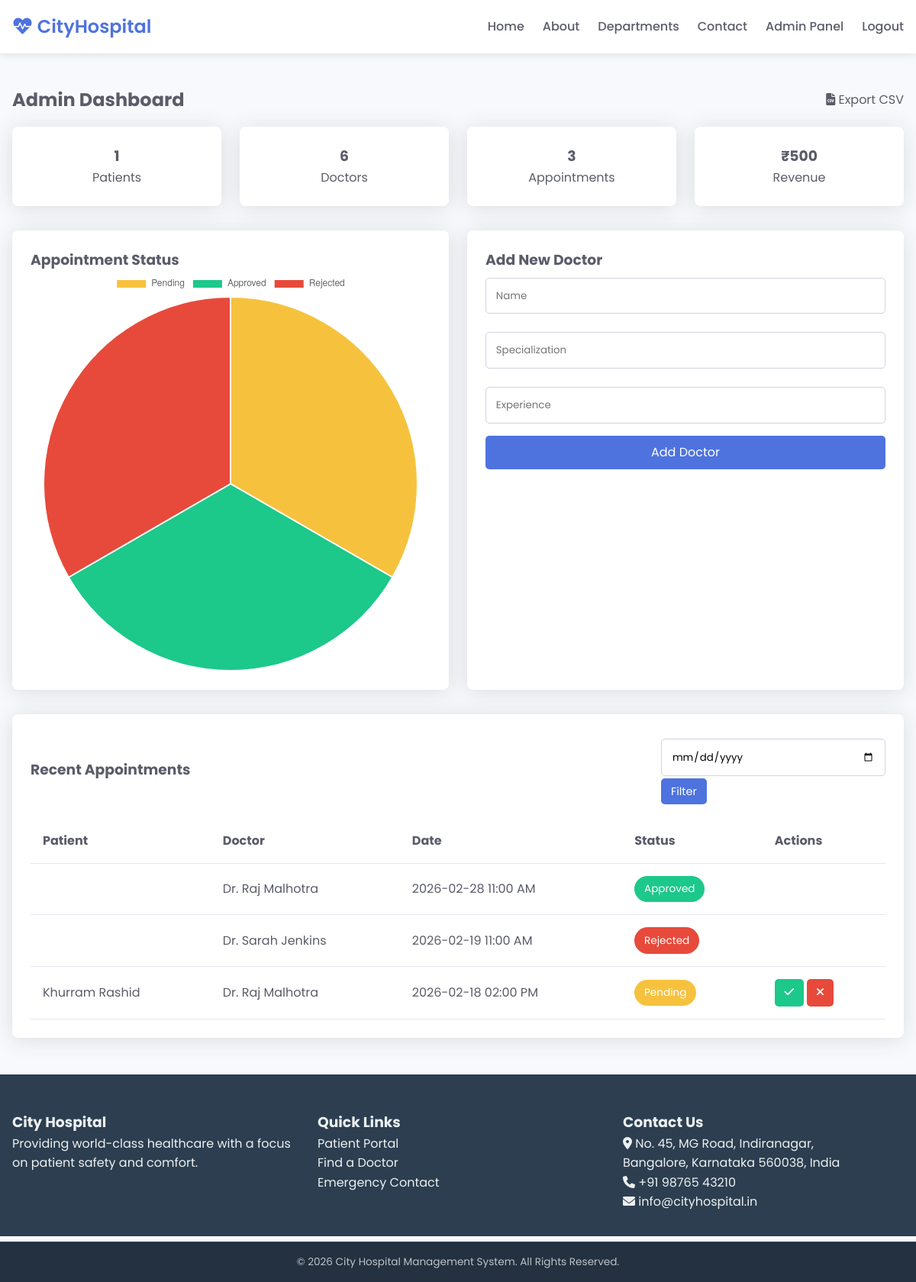
The page /admin (signed in) on the database its author committed.
### models.py (models this page shows)
class Appointment(db.Model):
    id = db.Column(db.Integer, primary_key=True)
    patient_id = db.Column(db.Integer, db.ForeignKey('user.id'), nullable=False)
    doctor_id = db.Column(db.Integer, db.ForeignKey('doctor.id'), nullable=False)
    date = db.Column(db.String(20), nullable=False)
    time = db.Column(db.String(20), nullable=False)
    symptoms = db.Column(db.Text)
    mode = db.Column(db.String(20))  # Online / Offline
    meet_link = db.Column(db.String(255))
    status = db.Column(db.String(20), default="Pending")
    created_at = db.Column(db.DateTime, default=datetime.utcnow)
    patient = db.relationship('User', backref='appointments')

class Doctor(db.Model):
    id = db.Column(db.Integer, primary_key=True)
    name = db.Column(db.String(100), nullable=False)
    specialization = db.Column(db.String(100), nullable=False)
    experience = db.Column(db.Integer, default=1)
    image_url = db.Column(db.String(300), default="https://img.freepik.com/free-vector/doctor-character-background_1270-84.jpg")
    appointments = db.relationship('Appointment', backref='doctor', lazy=True)

class User(db.Model):
    id = db.Column(db.Integer, primary_key=True)
    name = db.Column(db.String(100), nullable=False)
    email = db.Column(db.String(120), unique=True, nullable=False)
    password = db.Column(db.String(200), nullable=False)
    role = db.Column(db.String(20), default="patient")  # patient, admin
    phone = db.Column(db.String(20))

### app.py (the view)
@app.route('/admin')
def admin():
    if session.get('role') != 'admin': return redirect('/login')
    filter_date = request.args.get('date')
    query = Appointment.query
    if filter_date: query = query.filter_by(date=filter_date)
    appointments = query.order_by(Appointment.date.desc()).all()
    stats = {
        'total_patients': User.query.filter_by(role='patient').count(),
        'total_doctors': Doctor.query.count(),
        'total_appts': Appointment.query.count(),
        'revenue': Appointment.query.filter_by(status='Approved').count() * 500
    }
    status_counts = {
        'Pending': Appointment.query.filter_by(status='Pending').count(),
        'Approved': Appointment.query.filter_by(status='Approved').count(),
        'Rejected': Appointment.query.filter_by(status='Rejected').count()
    }
    return render_template('admin.html', appointments=appointments, stats=stats, status_counts=status_counts)

### templates/admin.html
{% extends 'base.html' %}
{% block content %}
<div class="container mt-2 mb-2">
    <div class="flex-between mb-1">
        <h2>Admin Dashboard</h2>
        <a href="/export"><i class="fas fa-file-csv"></i> Export CSV</a>
    </div>
    <div class="grid-4 mb-2">
        <div class="card text-center"><h3>{{ stats.total_patients }}</h3><p>Patients</p></div>
        <div class="card text-center"><h3>{{ stats.total_doctors }}</h3><p>Doctors</p></div>
        <div class="card text-center"><h3>{{ stats.total_appts }}</h3><p>Appointments</p></div>
        <div class="card text-center"><h3>₹{{ stats.revenue }}</h3><p>Revenue</p></div>
    </div>
    <div class="grid-2 mb-2">
        <div class="card">
            <h3>Appointment Status</h3>
            <canvas id="statusChart"></canvas>
        </div>
        <div class="card">
            <h3>Add New Doctor</h3>
            <form action="/doctor/add" method="POST">
                <input type="text" name="name" placeholder="Name" class="mb-1" style="width:100%" required>
                <input type="text" name="spec" placeholder="Specialization" class="mb-1" style="width:100%" required>
                <input type="number" name="exp" placeholder="Experience" class="mb-1" style="width:100%" required>
                <button class="btn btn-block">Add Doctor</button>
            </form>
        </div>
    </div>
    <div class="card mb-2">
        <div class="flex-between">
            <h3>Recent Appointments</h3>
            <form action="/admin" method="GET" class="flex-gap">
                <input type="date" name="date" class="p-05">
                <button class="btn btn-sm">Filter</button>
                <a href="/admin" class="btn btn-sm btn-outline">Reset</a>
            </form>
        </div>
        <table class="table mt-1">
            <thead>
                <tr>
                    <th>Patient</th>
                    <th>Doctor</th>
                    <th>Date</th>
                    <th>Status</th>
                    <th>Actions</th>
                </tr>
            </thead>
            <tbody>
                {% for appt in appointments %}
                <tr>
                    <td>{{ appt.patient.name }}</td>
                    <td>{{ appt.doctor.name }}</td>
                    <td>{{ appt.date }} {{ appt.time }}</td>
                    <td><span class="badge badge-{{ appt.status.lower() }}">{{ appt.status }}</span></td>
                    <td>
                        {% if appt.status == 'Pending' %}
                        <a href="/appointment/approve/{{ appt.id }}" class="btn btn-sm btn-success"><i class="fas fa-check"></i></a>
                        <a href="/appointment/reject/{{ appt.id }}" class="btn btn-sm btn-danger"><i class="fas fa-times"></i></a>
                        {% endif %}
                    </td>
                </tr>
                {% endfor %}
            </tbody>
        </table>
    </div>
</div>
<script>
const ctx = document.getElementById('statusChart').getContext('2d');
new Chart(ctx, {
    type: 'pie',
    data: {
        labels: ['Pending', 'Approved', 'Rejected'],
        datasets: [{
            data: [{{ status_counts.Pending }}, {{ status_counts.Approved }}, {{ status_counts.Rejected }}],
            backgroundColor: ['#f6c23e', '#1cc88a', '#e74a3b']
        }]
    }
});
</script>
{% endblock %}

### templates/base.html (shortened to what this page needs)
<!DOCTYPE html>
<html lang="en">
<head>
    <link rel="stylesheet" href="https://cdnjs.cloudflare.com/ajax/libs/font-awesome/6.0.0/css/all.min.css">
    <link rel="stylesheet" href="{{ url_for('static', filename='css/style.css') }}">
</head>
<body>
<nav class="navbar">
    <div class="container nav-container">
        <a href="/" class="brand"><i class="fas fa-heartbeat"></i> City<span>Hospital</span></a>
        <ul class="nav-links">
    <li><a href="/">Home</a></li>
    <li><a href="/#about">About</a></li>
    <li><a href="/#departments">Departments</a></li>
    <li><a href="/#contact">Contact</a></li>
    {% if session.get('user_id') %}
        {% if session.get('role') == 'admin' %}
            <li><a href="/admin" >Admin Panel</a></li>
        {% else %}
            <li><a href="/dashboard">Dashboard</a></li>
        {% endif %}
        <li><a href="/logout">Logout</a></li>
    {% else %}
        <li><a href="/login">Login</a></li>
        <li><a href="/register">Register</a></li>
    {% endif %}
</ul>
    </div>
</nav>
{% block content %}{% endblock %}
<footer class="footer">
    <div class="container footer-grid">
        <div>
            <h3>City Hospital</h3>
            <p>Providing world-class healthcare with a focus on patient safety and comfort.</p>
        </div>
        <div>
            <h3>Quick Links</h3>
            <ul>
                <li><a href="/login">Patient Portal</a></li>
                <li><a href="/#doctors">Find a Doctor</a></li>
                <li><a href="/#contact">Emergency Contact</a></li>
            </ul>
        </div>
        <div>
            <h3>Contact Us</h3>
            <p><i class="fas fa-map-marker-alt"></i> No. 45, MG Road, Indiranagar,<br> Bangalore, Karnataka 560038, India</p>
            <p><i class="fas fa-phone"></i> +91 98765 43210</p>
            <p><i class="fas fa-envelope"></i> info@cityhospital.in</p>
        </div>
    </div>
    <div class="footer-bottom">
        <p>© 2026 City Hospital Management System. All Rights Reserved.</p>
    </div>
</footer>
</body>
</html>

### static/css/style.css (style rules this page uses)
:root { --primary: #4e73df; --secondary: #858796; --success: #1cc88a; --danger: #e74a3b; --warning: #f6c23e; --light: #f8f9fc; --dark: #5a5c69; --white: #ffffff; --shadow: 0 0.15rem 1.75rem 0 rgba(58, 59, 69, 0.15); }
* { box-sizing: border-box; margin: 0; padding: 0; font-family: 'Poppins', sans-serif; }
ul { list-style: none; }
a { text-decoration: none; color: inherit; }
body { background: var(--light); color: var(--dark); line-height: 1.6; padding-top: 80px; padding-bottom: 60px; min-height: 100vh; }
.container { max-width: 1200px; margin: 0 auto; padding: 0 1rem; }
.card { background: var(--white); border-radius: 8px; padding: 1.5rem; box-shadow: var(--shadow); }
.text-center { text-align: center; }
.mt-1 { margin-top: 1rem; }
.mt-2 { margin-top: 2rem; }
.mb-1 { margin-bottom: 1rem; }
.mb-2 { margin-bottom: 2rem; }
.flex-between { display: flex; justify-content: space-between; align-items: center; }
.grid-2 { display: grid; grid-template-columns: 1fr 1fr; gap: 1.5rem; }
.grid-4 { display: grid; grid-template-columns: repeat(4, 1fr); gap: 1.5rem; }
.navbar { background: var(--white); padding: 1rem 0; box-shadow: 0 2px 10px rgba(0,0,0,0.1); position: fixed; top: 0; left: 0; width: 100%; z-index: 1000; }
.nav-container { display: flex; justify-content: space-between; align-items: center; }
.brand { font-size: 1.5rem; font-weight: 600; color: var(--primary); }
.nav-links { display: flex; gap: 1.5rem; }
.nav-links a { font-weight: 500; color: var(--dark); transition: 0.3s; }
.btn { display: inline-block; padding: 0.6rem 1.2rem; background: var(--primary); color: var(--white); border: none; border-radius: 5px; cursor: pointer; transition: 0.3s; font-size: 1rem; }
.btn-outline { background: transparent; border: 2px solid var(--white); color: var(--white); }
.btn-sm { padding: 0.4rem 0.8rem; font-size: 0.9rem; }
.btn-danger { background: var(--danger); }
.btn-success { background: var(--success); }
.btn-block { display: block; width: 100%; }
input, select, textarea { width: 100%; padding: 0.8rem; border: 1px solid #d1d3e2; border-radius: 5px; margin-top: 0.5rem; }
.table { width: 100%; border-collapse: collapse; margin-top: 1rem; }
.table th, .table td { padding: 1rem; border-bottom: 1px solid #e3e6f0; text-align: left; }
.badge { padding: 0.4rem 0.8rem; border-radius: 20px; font-size: 0.85rem; color: white; display: inline-block; }
.badge-pending { background: var(--warning); }
.badge-approved { background: var(--success); }
.badge-rejected { background: var(--danger); }
.footer { background: #2c3e50; color: #ecf0f1; padding: 3rem 0; margin-top: 3rem; position: relative; padding-bottom: 2rem; }
.footer-grid { display: grid; grid-template-columns: repeat(3, 1fr); gap: 2rem; }
.footer-bottom { position: fixed; bottom: 0; left: 0; width: 100%; background: #233140; color: rgba(255, 255, 255, 0.7); padding: 15px 0; text-align: center; font-size: 0.85rem; border-top: 1px solid #34495e; z-index: 1001; }

### rows shown on the page
Appointment: doctor.name "Dr. Raj Malhotra", date "2026-02-28", time "11:00 AM", status "Approved"
Appointment: doctor.name "Dr. Sarah Jenkins", date "2026-02-19", time "11:00 AM", status "Rejected"
Appointment: patient.name "Khurram Rashid", doctor.name "Dr. Raj Malhotra", date "2026-02-18", time "02:00 PM", status "Pending"

### other values the page prints
{{ stats.total_patients }} "1"
{{ stats.total_doctors }} "6"
{{ stats.total_appts }} "3"
{{ stats.revenue }} "500"
chart data {{ status_counts.Pending }} 1
chart data {{ status_counts.Approved }} 1
chart data {{ status_counts.Rejected }} 1
